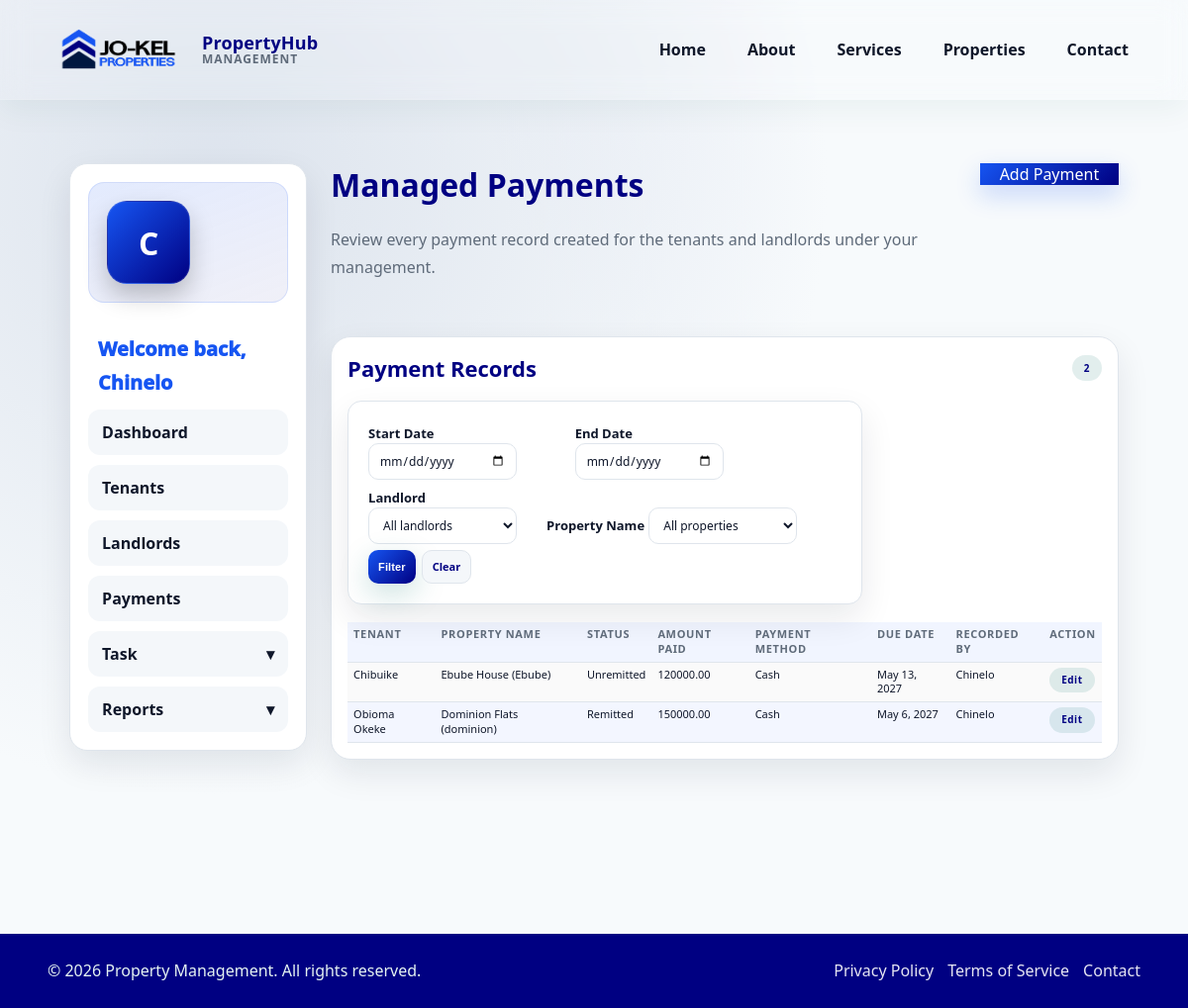
/accounts/staff/payments/ (signed in), run on the app's committed database.
### apps/payments/models.py (models this page shows, shortened)
class Payment(models.Model):
    STATUS_UNREMITTED = 'unremitted'
    STATUS_REMITTED = 'remitted'
    STATUS_CHOICES = [
        (STATUS_UNREMITTED, 'Unremitted'),
        (STATUS_REMITTED, 'Remitted'),
    ]
    PAYMENT_METHOD_CASH = 'cash'
    PAYMENT_METHOD_TRANSFER = 'transfer'
    PAYMENT_METHOD_CARD = 'card'
    PAYMENT_METHOD_OTHER = 'other'
    PAYMENT_METHOD_CHOICES = [
        (PAYMENT_METHOD_CASH, 'Cash'),
        (PAYMENT_METHOD_TRANSFER, 'Transfer'),
        (PAYMENT_METHOD_CARD, 'Card'),
        (PAYMENT_METHOD_OTHER, 'Other'),
    ]
    tenant = models.ForeignKey(
        Tenant,
        on_delete=models.SET_NULL,
        related_name='payments',
        null=True,
        blank=True,
    )
    property = models.ForeignKey(
        Property,
        on_delete=models.SET_NULL,
        related_name='payments',
        null=True,
        blank=True,
    )
    tenant_name = models.CharField(max_length=160)
    property_name = models.CharField(max_length=160)
    amount_to_pay = models.DecimalField(max_digits=12, decimal_places=2)
    amount_paid = models.DecimalField(max_digits=12, decimal_places=2, default=0)
    payment_date = models.DateField(null=True, blank=True)
    due_date = models.DateField()
    payment_method = models.CharField(max_length=20, choices=PAYMENT_METHOD_CHOICES)
    status = models.CharField(max_length=20, choices=STATUS_CHOICES, default=STATUS_UNREMITTED)
    expected = models.DecimalField(max_digits=12, decimal_places=2, null=True, blank=True)
    bank_reference = models.CharField(max_length=120, blank=True)
    recorded_by = models.ForeignKey(
        settings.AUTH_USER_MODEL,
        on_delete=models.SET_NULL,
        related_name='recorded_payments',
        null=True,
        blank=True,
    )
    rent_period_start = models.DateField()
    rent_period_end = models.DateField()
    created_at = models.DateTimeField(auto_now_add=True)
    updated_at = models.DateTimeField(auto_now=True)
    class Meta:
        ordering = ['-due_date', '-created_at']

### apps/properties/models.py (models this page shows, shortened)
class Property(models.Model):
    landlord = models.ForeignKey(
        Landlord,
        on_delete=models.CASCADE,
        related_name='managed_properties',
    )
    property_name = models.CharField(max_length=160)
    property_type = models.CharField(max_length=120)
    number_of_units = models.PositiveIntegerField(default=1, validators=[MinValueValidator(1)])
    address = models.TextField()
    city = models.CharField(max_length=120, blank=True)
    state = models.CharField(max_length=120, blank=True)
    description = models.TextField(blank=True)
    created_at = models.DateTimeField(auto_now_add=True)
    updated_at = models.DateTimeField(auto_now=True)
    class Meta:
        ordering = ['property_name', '-created_at']
    def __str__(self):
        return f'{self.property_name} ({self.landlord.user.username or self.landlord.user.email})'

class Landlord(models.Model):
    user = models.OneToOneField(
        settings.AUTH_USER_MODEL,
        on_delete=models.CASCADE,
        related_name='landlord_profile',
    )
    email = models.EmailField(blank=True)
    phone_number = models.CharField(max_length=30, blank=True)
    address = models.TextField(blank=True)
    notes = models.TextField(blank=True)
    commission_percentage = models.DecimalField(
        max_digits=5,
        decimal_places=2,
        default=0,
        help_text='Percentage commission the landlord pays to the company (0-100%)',
    )
    created_at = models.DateTimeField(auto_now_add=True)
    updated_at = models.DateTimeField(auto_now=True)
    class Meta:
        ordering = ['user__username']

### apps/accounts/views.py (the view)
# urls.py: path('staff/payments/', StaffPaymentListView.as_view(), name='staff-payment-list'),
class StaffPaymentListView(StaffOnlyMixin, TemplateView):
    template_name = 'accounts/staff_payment_list.html'
    def get_context_data(self, **kwargs):
        context = super().get_context_data(**kwargs)
        staff_profile = self.get_staff_profile()
        landlords = staff_profile.landlords.select_related('user').all()
        selected_landlord_id = self.request.GET.get('landlord')
        selected_property_id = self.request.GET.get('property')
        selected_start_date = self.request.GET.get('start_date', '').strip()
        selected_end_date = self.request.GET.get('end_date', '').strip()
        payments = (
            Payment.objects.select_related('tenant', 'property', 'recorded_by', 'property__landlord', 'property__landlord__user')
            .filter(
                Q(tenant__in=staff_profile.tenants.all()) |
                Q(property__landlord__in=landlords)
            )
            .distinct()
            .order_by('-due_date', '-created_at')
        )
        property_options = (
            Property.objects.select_related('landlord', 'landlord__user')
            .filter(landlord__in=landlords)
            .order_by('property_name')
        )
        if selected_landlord_id and landlords.filter(pk=selected_landlord_id).exists():
            payments = payments.filter(property__landlord_id=selected_landlord_id)
            property_options = property_options.filter(landlord_id=selected_landlord_id)
        if selected_property_id and property_options.filter(pk=selected_property_id).exists():
            payments = payments.filter(property_id=selected_property_id)
        if selected_start_date:
            try:
                payments = payments.filter(due_date__gte=date.fromisoformat(selected_start_date))
            except ValueError:
                selected_start_date = ''
        if selected_end_date:
            try:
                payments = payments.filter(due_date__lte=date.fromisoformat(selected_end_date))
            except ValueError:
                selected_end_date = ''
        context.update(
            {
                'managed_payments': payments,
                'managed_payments_count': payments.count(),
                'landlord_options': landlords,
                'property_options': property_options,
                'selected_landlord_id': selected_landlord_id or '',
                'selected_property_id': selected_property_id or '',
                'selected_start_date': selected_start_date,
                'selected_end_date': selected_end_date,
            }
        )
        return context

### apps/accounts/adapter.py (called while the page is built)
def get_user_role(user):
    if not user.is_authenticated:
        return UserProfile.ROLE_USER
    profile = getattr(user, 'profile', None)
    if profile and profile.role:
        return profile.role
    if user.is_staff:
        return UserProfile.ROLE_STAFF
    return UserProfile.ROLE_USER

### apps/accounts/views.py (called while the page is built)
    def dispatch(self, request, *args, **kwargs):
        if get_user_role(request.user) != UserProfile.ROLE_STAFF:
            return redirect(get_dashboard_url_for_user(request.user))
        return super().dispatch(request, *args, **kwargs)

    def get_staff_profile(self):
        staff_profile, _ = StaffProfile.objects.get_or_create(user=self.request.user)
        return staff_profile

### templates/accounts/staff_payment_list.html (shortened to what this page needs)
{% extends 'dashboard/staff_base.html' %}
{% block dashboard_content %}
<div class="dashboard-header">
    <div>
        <h1>Managed Payments</h1>
        <p>Review every payment record created for the tenants and landlords under your management.</p>
    </div>
    <a href="{% url 'accounts:staff-payment-create' %}" class="dashboard-primary-btn dashboard-inline-action">Add Payment</a>
</div>
<section class="dashboard-panel">
    <div class="dashboard-panel-header">
        <h2>Payment Records</h2>
        <span class="pill">{{ managed_payments_count }}</span>
    </div>
    <form method="get" class="dashboard-filter-bar dashboard-filter-bar--compact">
        <div class="dashboard-field">
            <label for="id_start_date" class="dashboard-filter-label">Start Date</label>
            <input type="date" name="start_date" id="id_start_date" class="dashboard-filter-select" value="{{ selected_start_date }}">
        </div>
        <div class="dashboard-field">
            <label for="id_end_date" class="dashboard-filter-label">End Date</label>
            <input type="date" name="end_date" id="id_end_date" class="dashboard-filter-select" value="{{ selected_end_date }}">
        </div>
        <div class="dashboard-field">
            <label for="id_landlord" class="dashboard-filter-label">Landlord</label>
            <select name="landlord" id="id_landlord" class="dashboard-filter-select">
                <option value="">All landlords</option>
            </select>
        </div>
        <div class="dashboard-field">
            <label for="id_property" class="dashboard-filter-label">Property Name</label>
            <select name="property" id="id_property" class="dashboard-filter-select">
                <option value="">All properties</option>
            </select>
        </div>
        <div class="dashboard-filter-actions">
            <button type="submit" class="dashboard-filter-button">Filter</button>
            <a href="{% url 'accounts:staff-payment-list' %}" class="dashboard-filter-reset">Clear</a>
        </div>
    </form>
    <div class="dashboard-table-wrap">
        <table class="dashboard-table">
            <thead>
                <tr>
                    <th>Tenant</th>
                    <th>Property Name</th>
                    <th>Status</th>
                    <th>Amount Paid</th>
                    <th>Payment Method</th>
                    <th>Due Date</th>
                    <th>Recorded By</th>
                    <th>Action</th>
                </tr>
            </thead>
            <tbody>
                {% for payment in managed_payments %}
                <tr class="dashboard-table-row-link" data-href="{% url 'accounts:staff-payment-detail' payment.pk %}" tabindex="0" role="link" aria-label="Open payment record for {{ payment.tenant_name }}">
                    <td>{{ payment.tenant_name }}</td>
                    <td>{{ payment.property }}</td>
                    <td>{{ payment.get_status_display }}</td>
                    <td>{{ payment.amount_to_pay }}</td>
                    <td>{{ payment.get_payment_method_display }}</td>
                    <td>{{ payment.due_date }}</td>
                    <td>{{ payment.recorded_by.username|default:payment.recorded_by.email|default:"Not recorded" }}</td>
                    <td><a href="{% url 'accounts:staff-payment-update' payment.pk %}" class="pill" data-row-link-ignore>Edit</a></td>
                </tr>
                {% empty %}
                <tr>
                    <td colspan="8" class="dashboard-table-empty">No payments have been recorded yet.</td>
                </tr>
                {% endfor %}
            </tbody>
        </table>
    </div>
</section>
{% endblock %}

### dashboard/templates/dashboard/staff_base.html (shortened to what this page needs)
{% extends 'dashboard/base.html' %}
{% block dashboard_sidebar %}
<div class="sidebar-profile">
    <div class="sidebar-profile-avatar" aria-hidden="true">
        {{ request.user.get_full_name|default:request.user.username|slice:":1"|upper }}
    </div>
</div>
<div class="sidebar-profile-copy">
      <p class="sidebar-profile-greeting">Welcome back, {{ request.user.get_full_name|default:request.user.username }}</p>
</div>
<nav class="sidebar-nav">
    <ul>
        <li><a href="{% url 'dashboard:index' %}">Dashboard</a></li>
        <li><a href="{% url 'accounts:staff-tenant-list' %}">Tenants</a></li>
        <li><a href="{% url 'accounts:staff-landlord-list' %}">Landlords</a></li>
        <li><a href="{% url 'accounts:staff-payment-list' %}">Payments</a></li>
        <li class="sidebar-dropdown-item">
            <details class="sidebar-dropdown">
                <summary>Task</summary>
            </details>
        </li>
        <li class="sidebar-dropdown-item">
            <details class="sidebar-dropdown">
                <summary>Reports</summary>
            </details>
        </li>
    </ul>
</nav>
{% endblock %}

### data on the page
Payment: tenant_name "Chibuike", property "Ebube House (Ebube)", status "Unremitted", amount_to_pay "120000.00", payment_method "Cash", due_date "May 13, 2027", recorded_by.username "Chinelo"
Payment: tenant_name "Obioma Okeke", property "Dominion Flats (dominion)", status "Remitted", amount_to_pay "150000.00", payment_method "Cash", due_date "May 6, 2027", recorded_by.username "Chinelo"

### other printed values
{{ request.user.get_full_name|default:request.user.username }} "Chinelo"
{{ managed_payments_count }} "2"
